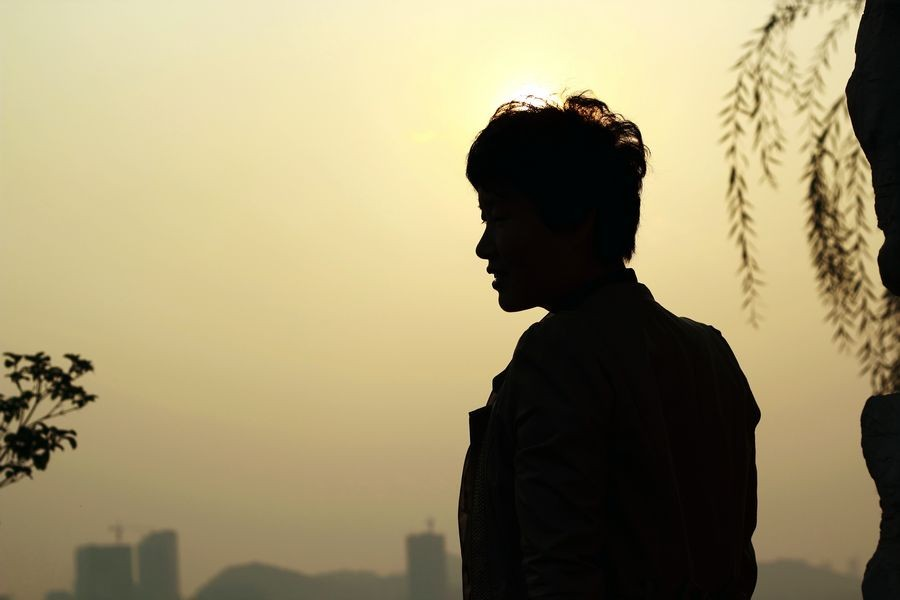
//> input picture BackLightProcessing/original.bmp, 900 x 600 px
$ ./BackLightProcessing   (built with g++ and OpenCV 4)
//> lines starting //> are read from the running program, lines starting //| are printed output that depends on the picture
### BackLightProcessing/stdafx.h
// stdafx.h : 标准系统包含文件的包含文件，
// 或是经常使用但不常更改的
// 特定于项目的包含文件
//

#pragma once

#include "targetver.h"

#include <stdio.h>
#include <tchar.h>


// TODO: 在此处引用程序需要的其他头文件

### BackLightProcessing/BackLightProcessing.cpp

#include "stdafx.h"
#include "cv.h"
#include "highgui.h"

using namespace cv;
using namespace std;


// 函数：逆光处理
void BackLight(cv::Mat img);
// 函数：RGB to HSI
void HIS(cv::Mat img,float *Hue,float *Intensity,float *Saturation);
// 函数：HSI to RGB
void HIS2RGB(cv::Mat img, float *Hue, float *pro_Intensity, float *Saturation);
// 函数：寻找阈值，返回值为T
float Binary_T(float *Intensity, int height,int width);

int _tmain(int argc, _TCHAR* argv[])
{
	Mat img = imread("original.bmp");
//> img is the input picture: 600 rows x 900 cols, CV_8UC3; mean B, G, R 108.9, 145.3, 156.8
	if(img.empty())
		return -1;
  	BackLight(img);
	return 0;
}

void BackLight(cv::Mat img)
{
		int Width = img.cols;
//> Width = 900
		int Height = img.rows;
//> Height = 600
		float T = 0.0; // 亮度阈值,范围在0-1

	    static float  Hue[1024*1024];
		static float  Intensity[1024*1024];
		static float  Saturation[1024*1024];

		//处理后的亮度
		static float pro_Intensity[1024*1024];

		//组间方差
		double delt[256];

		//变换到HIS空间
		HIS(img, Hue, Intensity, Saturation);

		//选取合适的T
		T = Binary_T(Intensity, Height, Width);

		//亮度变换
		int num_C1 = 0;
		for(int i =0;i < Height;i++)
		 {
				for(int j=0;j<Width;j++)
				{
					if(Intensity[i*Width + j] <= T)
						num_C1++;
				}
		 }
		float A = 0;
		float k = 0;
		printf("Please input the k you want(k = 10)\n");
		scanf("%f",&k);
		A = k*sqrt(((float)num_C1)/((float)(Width*Height-num_C1)));

		float D1 = A;
		int Base = 0;

	    float C1 = 1/log(1+D1);
		for(int i=0;i<Height;i++)
		{
			for(int j=0;j<Width;j++)
			{
				if(Intensity[i*Width + j] <= T)
					pro_Intensity[i*Width + j] = fabs(C1*log(D1*Intensity[i*Width + j]+1));
				if(Intensity[i*Width + j] > T)
				{
					float D2 = (T*A-T)/((1-T)*Intensity[i*Width + j]) - (T*A-1)/(1-T);
					float C2 = 1/log(D2+1);
					pro_Intensity[i*Width + j] = fabs(C2*log(D2*Intensity[i*Width + j]+1));
				}
				if(pro_Intensity[i*Width + j]<=0)pro_Intensity[i*Width + j] = 1.0/255.0;
				if(pro_Intensity[i*Width + j]>1)pro_Intensity[i*Width + j] = 1;
			}
		}
	 HIS2RGB(img, Hue, pro_Intensity, Saturation);
	 return;
}

void HIS(cv::Mat img,float *Hue,float *Intensity,float *Saturation)
{
	unsigned char *pImg = img.data;
	int Height = img.rows;
//> Height = 600
	int Width = img.cols;
//> Width = 900
	int r,g,b;
	float R, G, B;
	for(int i=0;i<Height;i++)
	{
		for(int j=0;j<Width;j++)
		{
			b=pImg[(i*Width+j)*3+0];
			g=pImg[(i*Width+j)*3+1];
			r=pImg[(i*Width+j)*3+2];
			// 归一化处理，此步之后，b g r 范围为[0, 1], 相应的H I S 范围变为[0，360)，[0，1]，[0，1]
			B= b/255.0;
			G= g/255.0;
			R= r/255.0;
			//三角形正变换
			Intensity[i*Width+j]=(R+G+B)/3.0;
			if(r==b && g==r)//当r=g=b时
			{
				Hue[i*Width+j] = 0;
				Saturation[i*Width+j] = 0;
			}
			else if(b<=g && b<=r)//当b最小时
			{
				Hue[i*Width+j] = (G-B)/(3*(Intensity[i*Width+j]-B));
				Saturation[i*Width+j] = 1-(B/Intensity[i*Width+j]);
			}
			else if(r<=g && r<=b)//当r最小时
			{
				Hue[i*Width+j] = (B-R)/(3*(Intensity[i*Width+j]-R));
				Saturation[i*Width+j] = 1-(R/Intensity[i*Width+j]);
			}
			else if(g<=b && g<=r)//当g最小时
			{
				Hue[i*Width+j]=(R-G)/(3*(Intensity[i*Width+j]-G));
				Saturation[i*Width+j]=1-(G/Intensity[i*Width+j]);
			}

		}
	}
//> this loop made 600 passes
//> (b, g, r, B, G, R) on passes 1 to 3: (8, 9, 5, 0.0314, 0.0353, 0.0196), (9, 10, 6, 0.0353, 0.0392, 0.0235), (8, 9, 5, 0.0314, 0.0353, 0.0196)
//> after the loop, b = 13; g = 14; r = 12; B = 0.051; G = 0.0549; R = 0.0471
//> in BackLight, `HIS(img, Hue, Intensity, Saturation);`: Hue = 1048576 items

}

float Binary_T(float *Intensity, int height,int width)
{
//> called with height = 600, width = 900
	// 亮度统计
	int hist[256]; // 亮度范围：0-1，我将其分为256个亮度级进行ostu
	memset(hist, 0, sizeof(hist));

	// 统计最大和最小亮度值：
	float minI = 1, maxI = 0;
	for (int i = 0; i < height; i++)
	{
		for ( int j = 0; j < width; j++)
		{
			if(Intensity[i *width +j] > maxI)maxI = Intensity[i *width +j];
			if(Intensity[i *width +j] < minI)minI = Intensity[i *width +j];
			hist[(int)(255*Intensity[i *width +j] + 0.5)]++;
		}
	}
//> this loop made 600 passes
//> (maxI, minI) on passes 1 to 3: (0.925, 0.0288), (0.925, 0.0288), (0.925, 0.0275)
//> after the loop, maxI = 1; minI = 0; hist = 256 values, max 22036 at index 4, min 22 at index 255, mean 2109.4
	printf("原图像的亮度范围是：[%f, %f]\n",minI, maxI);
//| 原图像的亮度范围是：[0.000000, 1.000000]

	int IS = 0, IS1 = 0, IS2 = 0; // 像素总数， 类1像素总数，类2像素总数
	double IP = 0, IP1 = 0;   // 总的质量矩和类1质量矩
	double m1, m2;    // 类的亮度均值
	double v1 = 0, v2 = 0, classin = 0, classout = 0, max = 0; // 方差v1, v2, 类内方差，类间方差
	double ratio = 0;
	// 为便于计算，现全部转化为255倍，以整数做运算
	int Imin = int(minI*255+0.5);
//> Imin = 0
	int Imax = int(maxI*255+0.5);
//> Imax = 255
	if(Imin == 0) Imin++;
//> Imin = 1
	for(int k = Imin; k <= Imax; k++)
	{
		IP += (double)k * (double)hist[k];
		IS += hist[k];
	}
//> this loop made 255 passes
//> (IP, IS) on passes 1 to 3: (2627, 2627), (22435, 12531), (74608, 29922)
//> after the loop, IP = 73989618; IS = 539860

	// 判断分析法：
	int k = 0, T = 0;          // T为判断分析法的阈值
	for( k = Imin; k <= Imax; k++)
	{
			IS1 += hist[k];  // 类1像素总数
		if( !IS1 ) {continue; }
		IS2 = IS - IS1;  // 类2像素总数
		if( IS2 == 0 ) {break; }
		IP1 += (double)k * hist[k]; // 类1质量矩
		m1 = IP1/IS1;    // 类1均值
		v1 = 0, v2 = 0;
		for(int n = Imin; n <= k; n++)
			v1 += ((n - m1)*(n - m1)*hist[n]); // 类1间方差
		m2 = (IP - IP1)/IS2; // 类2均值
		for(int m = k+1; m <= Imax; m++)
			v2 += ((m - m2)*(m - m2)*hist[m]); // 类2间方差
		classin = v1 + v2; // 类内方差
		classout = (double)IS1 * (double)IS2 * (m1 - m2) * (m1 - m2); // 类间方差
		if(classin != 0) ratio = classout/classin; // 比值
		if(ratio > max)
		{
			max = ratio;
			T = k;
		}
	}
//> this loop made 255 passes
//> (IS1, IS2, IP1, m1, v1, m2, classin, classout) on passes 1 to 7: (2627, 537233, 2627, 1, 0, 137.7, 3.57e+09, 2.64e+13), (12531, 527329, 22435, 1.79, 2076.3, 140.3, 3.39e+09, 1.27e+14), (29922, 509938, 74608, 2.49, 12733.2, 144.9, 3.05e+09, 3.1e+14), (51958, 487902, 162752, 3.13, 41537.5, 151.3, 2.59e+09, 5.57e+14), (71368, 468492, 259802, 3.64, 90826.9, 157.4, 2.16e+09, 7.9e+14), (90031, 449829, 371780, 4.13, 173202.9, 163.7, 1.71e+09, 1.03e+15), (99823, 440037, 440324, 4.41, 245973.9, 167.1, 1.47e+09, 1.16e+15)
//> (IS1, IS2, IP1) on pass 8: (104416, 435444, 477068)
	printf("您的T值为%d", T);
//| 您的T值为102
//> the answer given: 2
	return (float)(T/255.0);
}

void HIS2RGB(cv::Mat img, float *Hue, float *pro_Intensity, float *Saturation)
{
	int Width = img.cols;
	int Higth = img.rows;
	unsigned char *pImg = img.data;

	Mat realImg;
	realImg.create(Higth,Width,CV_8UC3);
	unsigned char *realData = realImg.data; // 为处理后的图像分配空间

	///////////// HIS to RGB
	for(int i=0;i<Higth;i++)
	{
		for(int j=0;j<Width;j++)
		{
			float R1, G1, B1;

			int b = pImg[(i*Width+j)*3 + 0];
			int g = pImg[(i*Width+j)*3 + 1];
			int r = pImg[(i*Width+j)*3 + 2];

			if(r==b&&g==r)//当r=g=b时
			{
				B1=255*pro_Intensity[i*Width+j];
				G1=255*pro_Intensity[i*Width+j];
				R1=255*pro_Intensity[i*Width+j];
			}
			else if(b<=g&&b<=r)//当b最小时
			{
				B1=255*fabs(pro_Intensity[i*Width+j]-pro_Intensity[i*Width+j]*Saturation[i*Width+j]);
				G1=255*fabs(3.0*Hue[i*Width+j]*pro_Intensity[i*Width+j]*Saturation[i*Width+j]+pro_Intensity[i*Width+j]-pro_Intensity[i*Width+j]*Saturation[i*Width+j]);
				R1=255*fabs(2.0*pro_Intensity[i*Width+j]*Saturation[i*Width+j]+pro_Intensity[i*Width+j]-3*Hue[i*Width+j]*pro_Intensity[i*Width+j]*Saturation[i*Width+j]);
			}
			else if(r<=g&&r<=b)//当r最小时
			{
				B1=255*fabs(3*Hue[i*Width+j]*pro_Intensity[i*Width+j]*Saturation[i*Width+j]+pro_Intensity[i*Width+j]-pro_Intensity[i*Width+j]*Saturation[i*Width+j]);
				G1=255*fabs(2*pro_Intensity[i*Width+j]*Saturation[i*Width+j]+pro_Intensity[i*Width+j]-3*Hue[i*Width+j]*pro_Intensity[i*Width+j]*Saturation[i*Width+j]);
				R1=255*fabs(pro_Intensity[i*Width+j]-pro_Intensity[i*Width+j]*Saturation[i*Width+j]);
			}
			else if(g<=r&&g<=b)//当g最小时
			{
				B1=255*fabs(2*pro_Intensity[i*Width+j]*Saturation[i*Width+j]+pro_Intensity[i*Width+j]-3*Hue[i*Width+j]*pro_Intensity[i*Width+j]*Saturation[i*Width+j]);
				G1=255*fabs(pro_Intensity[i*Width+j]-pro_Intensity[i*Width+j]*Saturation[i*Width+j]);
				R1=255*fabs(3*Hue[i*Width+j]*pro_Intensity[i*Width+j]*Saturation[i*Width+j]+pro_Intensity[i*Width+j]-pro_Intensity[i*Width+j]*Saturation[i*Width+j]);
			}
			if(B1>255)B1=255;
			if(G1>255)G1=255;
			if(R1>255)R1=255;
			realData[(i*Width+j)*3+0] = B1;
			realData[(i*Width+j)*3+1] = G1;
			realData[(i*Width+j)*3+2] = R1;
		}
	}
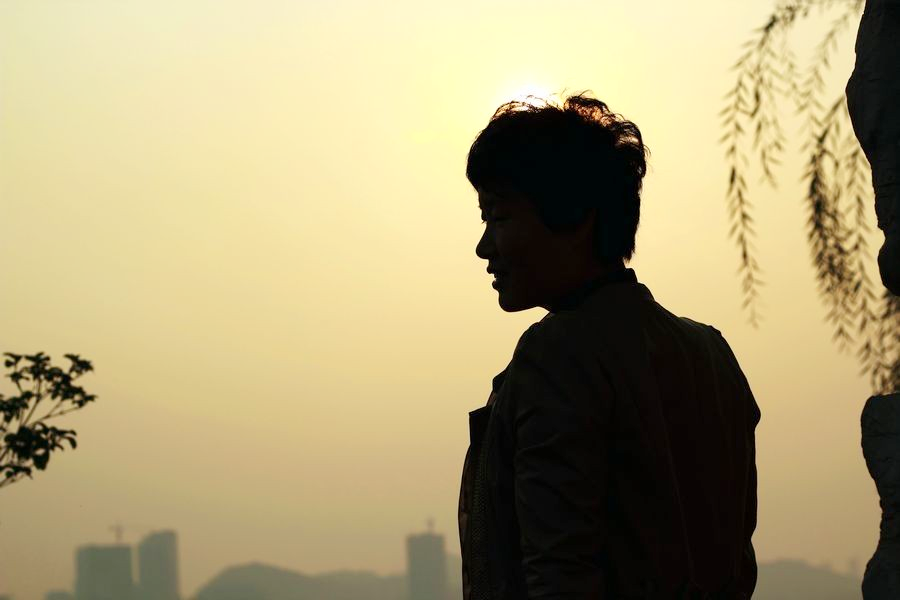
//> realImg: 600 rows x 900 cols, CV_8UC3; mean B, G, R 118.5, 158.6, 171.1

	///////////// print the result
	imwrite("result.bmp",realImg);
	namedWindow("display");
	imshow("display",realImg);
	waitKey();
	return;
}
